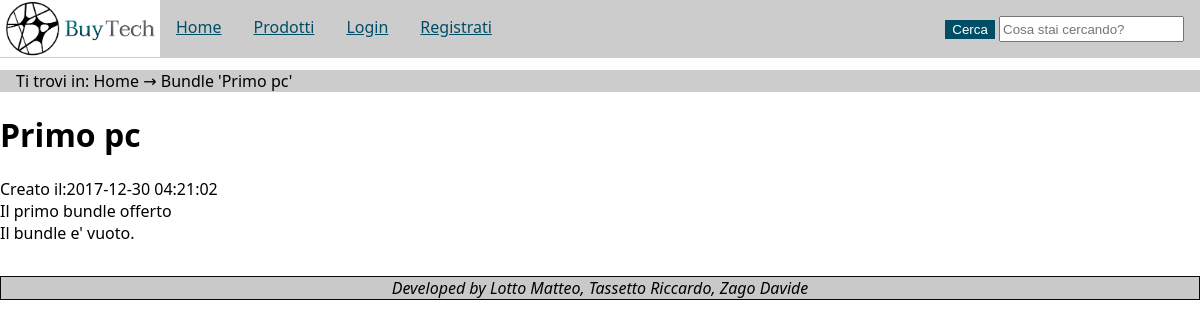
Screenshot of /Webpage/bundledetails.php?bundle=Primo pc with the database file from the repository.
### tables this page shows
CREATE TABLE Bundles(
	nome varchar(25),
	descrizione varchar(300),
	data datetime,
    PRIMARY KEY(nome)
);

### Webpage/php-script/connessione.php (called while the page is built, shortened)
<?php
   class DBAccess {
	public $connessione;
	public function openc() {
		$this->connessione=mysqli_connect(	static::HOST_DB,
											static::USERNAME,
											static::PASSWORD,
											static::DATABASE_NAME);
		if(!$this->connessione) {
			return false;
		} else {
			return true;
		}
	}
	public function getBundle($bundle){
		$query=mysqli_query($this->connessione,"SELECT * FROM Bundles WHERE nome='$bundle'");
		return mysqli_fetch_assoc($query);
	}
	public function getBundlepartsdata($bundle){
		$query=mysqli_query($this->connessione,"SELECT p.id, p.nome, p.categoria, p.valutazione, p.prezzo FROM Prodotto p JOIN BundleParts bp WHERE p.id=bp.pezzo and bp.bundle='$bundle'") or die("errore richiesta bundle".mysqli_error($this->connessione));
		if(mysqli_num_rows($query)==0)
			return "vuoto";
		return $result;
	}
	}
?>

### Webpage/bundledetails.php (the view, shortened to what this page needs)
<?php
require "php-script/connessione.php";
$DB=new DBAccess();
?>
<!DOCTYPE HTML>
<html lang="it">
<head>
<?php
	include "general/Meta.php";
?>
</head>
<body>
<?php
	include "general/Header.php";
    $product=$DB->getBundle($_GET['bundle']);
    echo "<div id='breadcrumb'><p> Ti trovi in: Home &#8594; Bundle '".$product['nome']."'</p></div>";
	echo "
        <div id='dettaglioBundle'>
        <h1 class='nome'>".$product['nome']."</h1>
		<div class='data'><p>Creato il:".$product['data']."</p></div>
		<div class='descrizione'><p>".$product['descrizione']."</p></div>";
	$query=$DB->getBundlepartsdata($_GET['bundle']);
	if($query!="vuoto"){
	echo "<table>
			<thead>
				<th>Nome</th>
				<th>Categoria</th>
				<th>Valutazione</th>
				<th>Prezzo</th>
			</thead>";
	foreach($query as $result){
		echo"<tr>
				<td><a href='productdetails.php?id=".$result['id']."'>".$result['nome']."</a></td>
				<td>".$result['categoria']."</td>
				<td>".$result['valutazione']."</td>
				<td>".$result['prezzo']."</td>
			</tr>";
	}
	echo "</table>";
    if(isset($_SESSION['login_user'])){
        echo "<form class='popup' method='post' action='prodotti.php?bundle=".$_GET['bundle']."'>
              <div class='aggiungiCarrello'>
              <input type='submit' name='compraBundle' value='Aggiungi al carrello'/>
              </div>
              <span class='popuptext' id='myPopup'>Bundle aggiunto al carrello</span>
              </form></div>";
    }else{
        echo "</div><p>Effettua il <a href='login.php'>login</a> o <a href='register.php'>registrati</a> per acquistare questo prodotto.</p>";
    }
	}
	else {echo "Il bundle e' vuoto.";}
	?>
<?php
	include "general/Footer.php";
?>
</body>
</html>

### Webpage/style/style1.css (style rules this page uses)
#breadcrumb { margin: 1% auto; width: 100%; background-color: #CCCCCC; }
#breadcrumb P { margin: 0; padding-left: 1em; }
BODY { width: 100%; padding: 0; margin: 0; }
HTML { width: 100%; padding: 0; margin: 0; font-family: "Segoe UI", Frutiger, "Frutiger Linotype", "Dejavu Sans", "Helvetica Neue", Arial, sans-serif; }
P { margin: 0; }

### Webpage/style/print.css (style rules this page uses)
html { margin: 0; padding: 0; }

### Webpage/style/small1.css (style rules this page uses)
HTML { margin: 0; padding: 0; }
BODY { margin: 0; padding: 0; }

### rows the page displays
bundles: nome "Primo pc", data "2017-12-30 04:21:02", descrizione "Il primo bundle offerto"
